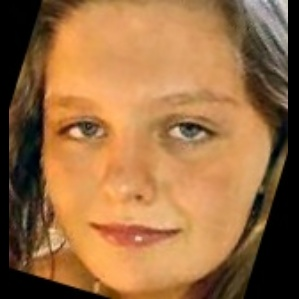
#> input picture data/data_processing/data_resize_M-C-A/test/Autistic/0023.jpg, 299 x 299 px, found by its file name; its folder holds only this picture in this run
$ python data_preprocessing.py
#> lines starting #> are read from the running program, lines starting #| are printed output that depends on the picture
import os
import random
import shutil
import cv2

def create_train_valid_test_folders(base_folder: str) -> None:
    """
    Cria as subpastas 'train', 'valid', e 'test' dentro da pasta base fornecida, separadas por categoria (Autistic, Non_Autistic).

    Args:
        base_folder (str): Caminho da pasta base onde as subpastas serão criadas.

    Returns:
        None: Esta função não retorna valor. Ela apenas cria as pastas.

    Exemplo:
        create_train_valid_test_folders("../data/data_processing/data_M-C-A")
        # Cria as pastas ../data/data_processing/data_M-C-A/train/Autistic, ../data/data_processing/data_M-C-A/train/Non_Autistic, e assim por diante.
    """
    categories = ['Autistic', 'Non_Autistic']
    for subfolder in ['train', 'valid', 'test']:
        for category in categories:
            folder_path = os.path.join(base_folder, subfolder, category)
            if not os.path.exists(folder_path):
                os.makedirs(folder_path)
    print(f"Pasta base criada com subpastas 'train', 'valid', 'test' e categorias 'Autistic', 'Non_Autistic' em: {base_folder}")


def split_data(source_folder: str, train_folder: str, valid_folder: str, test_folder: str, valid_ratio: float = 0.2, train_ratio: float = 0.8) -> None:
    """
    Divide as imagens da pasta de origem em dois grupos:
    1) 80% para treino e teste, 20% para validação.
    2) Dos 80% para treino e teste, divide-os em 80% para treino e 20% para teste.

    Args:
        source_folder (str): Caminho da pasta contendo as imagens a serem divididas.
        train_folder (str): Caminho da pasta onde as imagens de treino serão armazenadas.
        valid_folder (str): Caminho da pasta onde as imagens de validação serão armazenadas.
        test_folder (str): Caminho da pasta onde as imagens de teste serão armazenadas.
        valid_ratio (float): Proporção de imagens a serem usadas para validação (padrão é 0.2).
        train_ratio (float): Proporção de imagens a serem usadas para treino (padrão é 0.8).

    Returns:
        None: Esta função não retorna valor. Ela apenas move os arquivos para as pastas correspondentes.

    Exemplo:
        split_data("../data/raw_M-C-A/Autistic", "../data/data_processing/data_M-C-A/train/Autistic", "../data/data_processing/data_M-C-A/valid/Autistic", "../data/data_processing/data_M-C-A/test/Autistic")
        # Move as imagens para as pastas apropriadas conforme as proporções fornecidas.
    """
    categories = ['Autistic', 'Non_Autistic']

    for category in categories:
        category_folder = os.path.join(source_folder, category)

        # Verifica se a pasta de categoria existe
        if not os.path.exists(category_folder):
            print(f"A pasta de categoria '{category}' não existe em {category_folder}. Verifique o caminho.")
            continue

        files = [f for f in os.listdir(category_folder) if f.lower().endswith(('.png', '.jpg', '.jpeg'))]
        random.shuffle(files)  # Embaralha os arquivos para garantir a aleatoriedade

        total_files = len(files)

        # Divide 80% para treino e teste, 20% para validação
        valid_size = int(valid_ratio * total_files)
        valid_files = files[:valid_size]
        remaining_files = files[valid_size:]

        # Divide 80% restante em treino (80%) e teste (20%)
        train_size = int(0.8 * len(remaining_files))
        test_size = len(remaining_files) - train_size
        train_files = remaining_files[:train_size]
        test_files = remaining_files[train_size:]

        # Função para copiar os arquivos para as pastas de destino
        def copy_files(files: list, destination_folder: str) -> None:
            if not os.path.exists(destination_folder):
                os.makedirs(destination_folder)
            for file in files:
                src_path = os.path.join(category_folder, file)
                dst_path = os.path.join(destination_folder, file)
                try:
                    shutil.copy2(src_path, dst_path)
                    print(f"Imagem copiada: {file} de {src_path} para {dst_path}")
                except Exception as e:
                    print(f"Erro ao copiar {file}: {e}")

        # Copiar os arquivos para as pastas de treino, validação e teste
        copy_files(train_files, os.path.join(train_folder, category))
        copy_files(valid_files, os.path.join(valid_folder, category))
        copy_files(test_files, os.path.join(test_folder, category))

    print(f"Dados divididos para as categorias 'Autistic' e 'Non_Autistic' em treino, validação e teste.")


def apply_data_augmentation(train_folder: str, augmented_folder: str) -> None:
    """
    Aplica o *data augmentation* nas imagens da pasta de treino, criando versões espelhadas das imagens.

    Args:
        train_folder (str): Caminho da pasta onde as imagens de treino estão armazenadas.
        augmented_folder (str): Caminho da pasta onde as imagens aumentadas (espelhadas) serão armazenadas.

    Returns:
        None: Esta função não retorna valor. Ela apenas cria as imagens aumentadas e as salva.

    Exemplo:
        apply_data_augmentation("../data/data_processing/data_M-C-A/train", "../data/data_processing/data_M-C-A-E/train")
        # Cria versões espelhadas das imagens em ../data/data_processing/data_M-C-A-E/train.
    """
    categories = ['Autistic', 'Non_Autistic']

    if not os.path.exists(augmented_folder):
        os.makedirs(augmented_folder)

    # Para cada categoria, aplica o aumento de dados (espelhamento)
    for category in categories:
        category_folder = os.path.join(train_folder, category)
        augmented_category_folder = os.path.join(augmented_folder, category)

        if not os.path.exists(augmented_category_folder):
            os.makedirs(augmented_category_folder)

        train_files = [f for f in os.listdir(category_folder) if f.lower().endswith(('.png', '.jpg', '.jpeg'))]

        for file in train_files:
            image_path = os.path.join(category_folder, file)
            image = cv2.imread(image_path)
#> image is the input picture: shape (299, 299, 3); mean B, G, R 66.3, 108.7, 154.2

            if image is None:
                print(f"Não foi possível ler a imagem {file}. Ignorando...")
                continue

            # Aplica o espelhamento (flip horizontal)
            flipped_image = cv2.flip(image, 1)  # 1 para flip horizontal
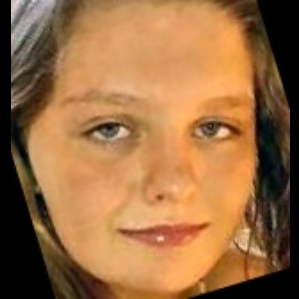
#> flipped_image: shape (299, 299, 3); mean B, G, R 66.3, 108.7, 154.2

            # Cria o novo nome para a imagem espelhada
            flipped_filename = f"{os.path.splitext(file)[0]}E{os.path.splitext(file)[1]}"
            augmented_image_path = os.path.join(augmented_category_folder, flipped_filename)

            try:
                cv2.imwrite(augmented_image_path, flipped_image)
                print(f"Imagem espelhada salva: {augmented_image_path}")
            except Exception as e:
                print(f"Erro ao salvar a imagem espelhada {file}: {e}")


def process_data_folders() -> None:
    """
    Função principal que orquestra o processo de criação das pastas, divisão dos dados e aplicação de *data augmentation*.

    Args:
        None: Esta função não recebe argumentos.

    Returns:
        None: Esta função não retorna valor. Ela executa o processo completo de organização dos dados e aumento de dados.

    Exemplo:
        process_data_folders()
        # Executa todo o processo de separação dos dados e aumento (espelhamento) das imagens.
    """
    # Caminhos das pastas de entrada e saída
    raw_data_folder = "../data/data_exclusao_manual"
    processed_data_folder = "../data/data_processing/data_exclusao_manual"
    augmented_data_folder = "../data/data_processing/data_exclusao_manual_E"

    # Criando as pastas de treino, validação e teste para as categorias
    create_train_valid_test_folders(processed_data_folder)
    create_train_valid_test_folders(augmented_data_folder)

    # Caminhos para as subpastas de treino, validação e teste
    train_folder = os.path.join(processed_data_folder, "train")
    valid_folder = os.path.join(processed_data_folder, "valid")
    test_folder = os.path.join(processed_data_folder, "test")

    augmented_train_folder = os.path.join(augmented_data_folder, "train")

    # Passo 1: Separar os dados em treino, validação e teste
    split_data(raw_data_folder, train_folder, valid_folder, test_folder)

    # Passo 2: Aplicar *data augmentation* (espelhamento) nas imagens de treino e salvar com sufixo 'E'
    apply_data_augmentation(train_folder, augmented_train_folder)

    # Passo 3: Copiar as imagens de valid e test para a pasta correspondente em data_M-C-A-E
    copy_files(valid_folder, os.path.join(augmented_data_folder, "valid"))
    copy_files(test_folder, os.path.join(augmented_data_folder, "test"))

    print("Processamento concluído!")


def copy_files(source_folder: str, destination_folder: str) -> None:
    """
    Copia arquivos de uma pasta de origem para uma pasta de destino.

    Args:
        source_folder (str): Caminho da pasta de origem.
        destination_folder (str): Caminho da pasta de destino.

    Returns:
        None: Apenas realiza a cópia dos arquivos.

    Exemplo:
        copy_files("../data/data_processing/data_M-C-A/valid", "../data/data_processing/data_M-C-A-E/valid")
        # Copia as imagens de validação para a pasta data_M-C-A-E.
    """
    if not os.path.exists(destination_folder):
        os.makedirs(destination_folder)

    files = [f for f in os.listdir(source_folder) if f.lower().endswith(('.png', '.jpg', '.jpeg'))]

    for file in files:
        src_path = os.path.join(source_folder, file)
        dst_path = os.path.join(destination_folder, file)
        try:
            shutil.copy2(src_path, dst_path)
            print(f"Imagem copiada: {file} de {src_path} para {dst_path}")
        except Exception as e:
            print(f"Erro ao copiar {file}: {e}")


if __name__ == "__main__":
    process_data_folders()
